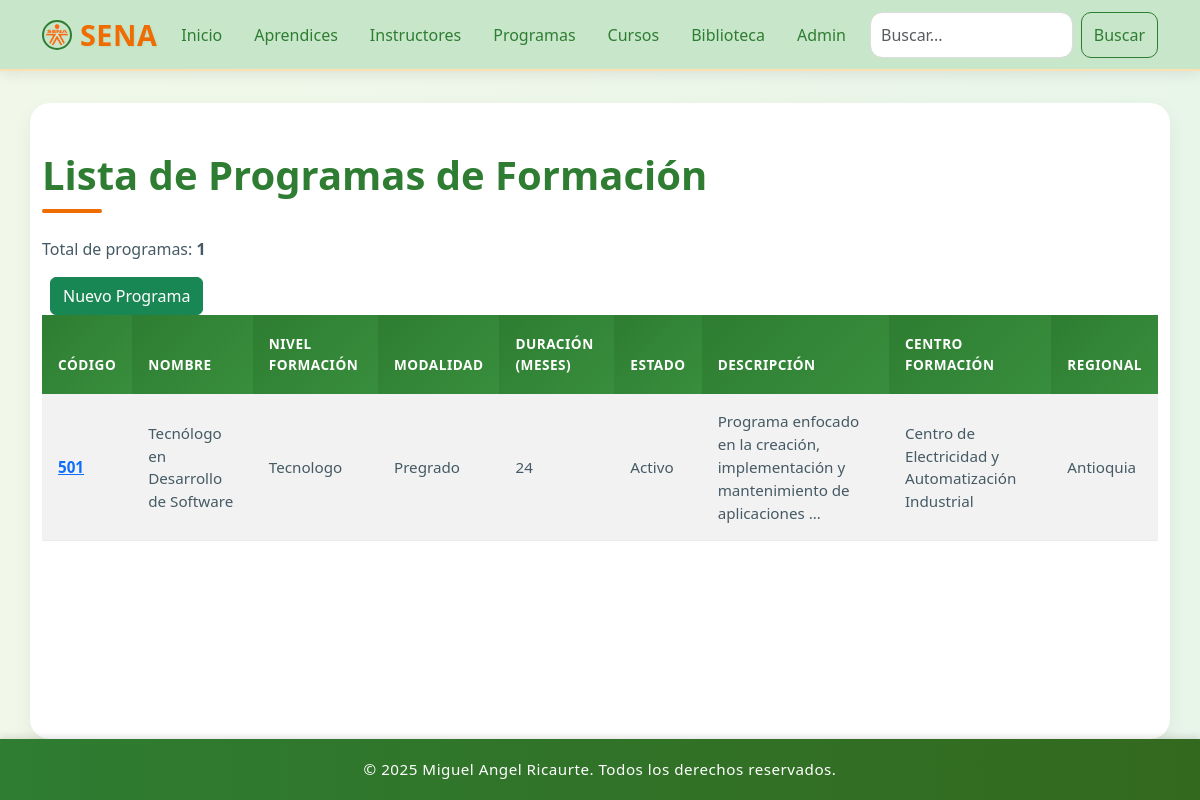
/programas/programas/, run on the app's committed database.
### programas/models.py (models this page shows, shortened)
class Programa(models.Model):
    NIVEL_FORMACION_CHOICES = (
        ("AUX", "Auxiliar"),
        ("GPE", "Operario"),
        ("TEC", "Tecnico"),
        ("TEL", "Tecnologo"),
        ("ESP", "Especialización Tecnológica"),
        ("COM", "Complementario"),
    )
    MODELO_CHOICES = (
        ("PRE", "Pregrado"),
        ("VTI", "Virtual"),
        ("MAX", "Maxtech"),
    )
    ESTADO_CHOICES = (
        ("ACT", "Activo"),
        ("INA", "Inactivo"),
        ("SUS", "Suspendido"),
        ("CAN", "Cancelado"),
    )
    codigo = models.CharField(
        max_length=3, unique=True, verbose_name="Código del Programa"
    )
    nombre = models.CharField(max_length=200, verbose_name="Nombre del Programa")
    nivel_formacion = models.CharField(
        max_length=3, choices=NIVEL_FORMACION_CHOICES, verbose_name="Nivel de Formación"
    )
    modalidad = models.CharField(
        max_length=3, choices=MODELO_CHOICES, verbose_name="Modalidad"
    )
    estado = models.CharField(
        max_length=3, choices=ESTADO_CHOICES, default="ACT", verbose_name="Estado"
    )
    duracion_meses = models.PositiveIntegerField(verbose_name="Duración en Meses")
    duracion_horas = models.PositiveIntegerField(verbose_name="Duración en Horas")
    descripcion = models.TextField(verbose_name="Descripción del Programa")
    competencias = models.TextField(verbose_name="Competencias a Desarrollar")
    perfil_egreso = models.TextField(verbose_name="Perfil de Egreso")
    requisitos_ingreso = models.TextField(verbose_name="Requisitos de Ingreso")
    centro_formacion = models.CharField(
        max_length=200, verbose_name="Centro de Formación"
    )
    regional = models.CharField(max_length=100, verbose_name="Regional")
    fecha_creacion = models.DateField(verbose_name="Fecha de Creación del Programa")
    fecha_registro = models.DateTimeField(
        auto_now_add=True, verbose_name="Fecha de Registro"
    )
    class Meta:
        verbose_name = "Programa de Formación"
        verbose_name_plural = "Programas de Formación"
        ordering = ["nombre"]

### programas/views.py (the view)
# urls.py: path("programas/", include("programas.urls")),
def programas(request):
    lista_programas = Programa.objects.all()
    template = loader.get_template("lista_programas.html")
    context = {
        "lista_programas": lista_programas,
        "total_programas": lista_programas.count(),
    }
    return HttpResponse(template.render(context, request))

### programas/templates/lista_programas.html (shortened to what this page needs)
{% extends "base.html" %}  {% block content %}
<div class="header">
  <h1>Lista de Programas de Formación</h1>
  <p>Total de programas: <strong>{{ total_programas }}</strong></p>
  <a href="{% url 'programas:agregar_programa' %}" class="btn btn-success ms-2">
    Nuevo Programa
  </a>
</div>
<table class="table table-striped table-hover">
  <thead>
    <tr>
      <th>Código</th>
      <th>Nombre</th>
      <th>Nivel Formación</th>
      <th>Modalidad</th>
      <th>Duración (Meses)</th>
      <th>Estado</th>
      <th>Descripción</th>
      <th>Centro Formación</th>
      <th>Regional</th>
    </tr>
  </thead>
  <tbody>
    {% for programa in lista_programas %}
    <tr>
      <td>
        <strong
          ><a href="programa/{{ programa.id }}">{{ programa.codigo}}</a></strong
        >
      </td>
      <td>{{ programa.nombre }}</td>
      <td>{{ programa.get_nivel_formacion_display }}</td>
      <td>{{ programa.get_modalidad_display }}</td>
      <td>{{ programa.duracion_meses }}</td>
      <td>{{ programa.get_estado_display }}</td>
      <td>{{ programa.descripcion|truncatewords:10 }}</td>
      <td>{{ programa.centro_formacion }}</td>
      <td>{{ programa.regional }}</td>
    </tr>
    {% empty %}
    <tr>
      <td colspan="9" style="text-align: center; color: #666">
        No hay programas registrados
      </td>
    </tr>
    {% endfor %}
  </tbody>
</table>
{% endblock %}

### aprendices/Templates/base.html (style rules this page uses)
:root { --verde-pastel: #c8e6c9; --verde-oscuro: #2e7d32; --naranja-pastel: #ffe0b2; --naranja-oscuro: #ef6c00; --gris-suave: #eceff1; --gris-oscuro: #455a64; --blanco: #ffffff; }
body { background: linear-gradient(to right, #f1f8e9, #e8f5e9); color: var(--gris-oscuro); font-family: "Segoe UI", Tahoma, Geneva, Verdana, sans-serif; min-height: 100vh; display: flex; flex-direction: column; }
h1, h2 { color: var(--verde-oscuro); font-weight: 700; margin-bottom: 1.5rem; position: relative; }
h1::after, h2::after { content: ""; display: block; width: 60px; height: 4px; background: var(--naranja-oscuro); border-radius: 4px; margin-top: 10px; }
.table { margin-bottom: 0; font-size: 0.95rem; }
.table thead th { background: linear-gradient(135deg, var(--verde-oscuro), #388e3c); color: var(--blanco); font-weight: 600; text-transform: uppercase; letter-spacing: 0.5px; padding: 1.2rem 1rem; border: none; font-size: 0.85rem; position: sticky; top: 0; z-index: 10; }
.table tbody tr { transition: all 0.3s ease; border-bottom: 1px solid #e9ecef; }
.table td { padding: 1rem; vertical-align: middle; border: none; color: var(--gris-oscuro); font-weight: 500; }

### data on the page
Programa: codigo "501", nombre "Tecnólogo en Desarrollo de Software", nivel_formacion "Tecnologo", modalidad "Pregrado", duracion_meses "24", estado "Activo", descripcion "Programa enfocado en la creación, implementación y mantenimiento de aplicaciones …", centro_formacion "Centro de Electricidad y Automatización Industrial", regional "Antioquia"

### other printed values
{{ total_programas }} "1"
